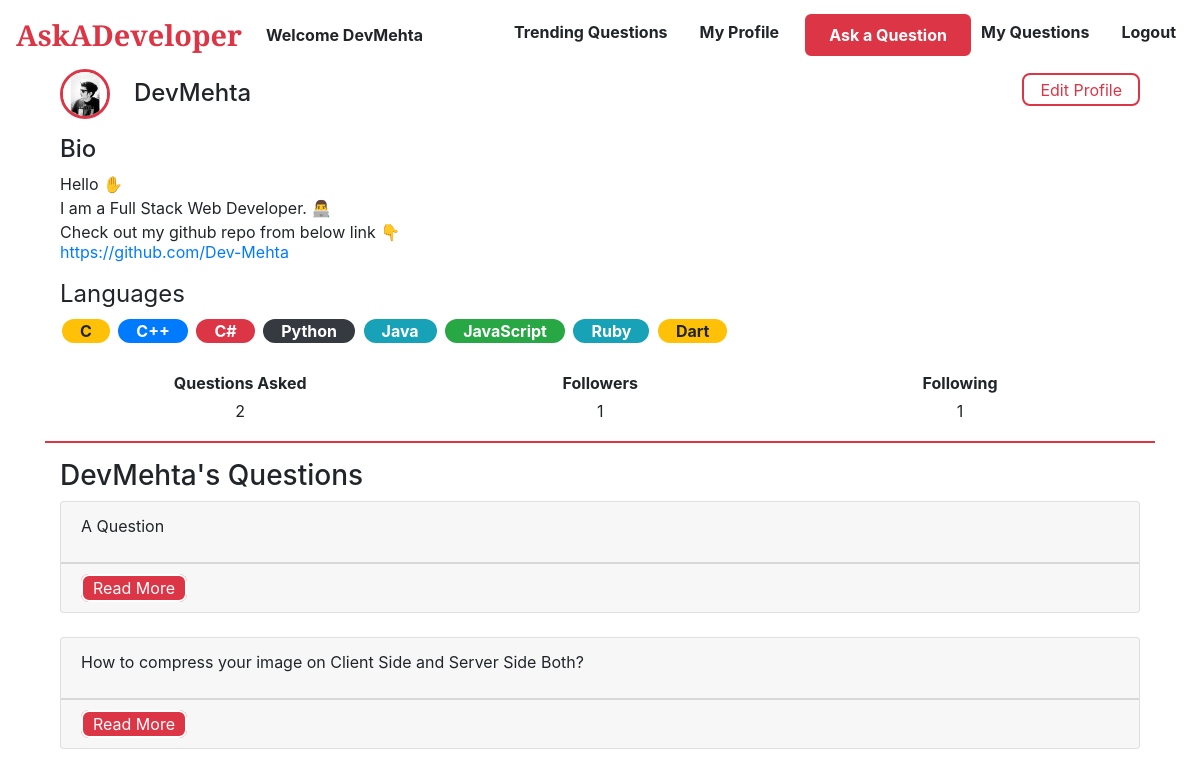
The page /DevMehta (signed in) on the database its author committed.
### accounts/models.py (models this page shows, shortened)
class UserProfile(models.Model):
	user = models.ForeignKey(User, on_delete=models.CASCADE)
	bio = models.TextField(max_length=200, help_text='A Short Bio about yourself')
	website = models.URLField(blank=True, null=True)
	profile_picture = models.ImageField(upload_to='static/images/profile_picture', max_length=255, blank=True, default='')
	experience = models.PositiveIntegerField(help_text='Exp. in years')
	languages = models.ManyToManyField(ProgrammingLanguage)
	follows = models.ManyToManyField('UserProfile',blank=True, related_name='following')
	followers = models.ManyToManyField('UserProfile', blank=True)

class ProgrammingLanguage(models.Model):
	language = models.CharField(max_length=256)
	bg_color = models.CharField(max_length=50,default='#000000');
	def __str__(self):
		return self.language

### questions/models.py (models this page shows, shortened)
class Question(models.Model):
	user = models.ForeignKey(User, on_delete=models.CASCADE)
	title = models.CharField(max_length=100)
	question = models.TextField()
	tags = models.ManyToManyField(Tags)
	url = models.CharField(max_length=32)
	asked_on = models.DateTimeField(default=timezone.now)
	answers = models.IntegerField(default=0)
	likes = models.IntegerField(default=0)

### accounts/views.py (the view)
# urls.py: path('<slug:uname>', views.UserProfileView.as_view(), name='profile'),
class UserProfileView(View):
	template_name = 'accounts/user_profile.html'
	def get(self,request, uname, *args, **kwargs):
		u = UserProfile.objects.filter(
			user=User.objects.get(username=uname)
		)
		q = Question.objects.filter(
			user=User.objects.get(username=uname)
			).order_by('-asked_on')
		if u.exists():
			user = UserProfile.objects.get(user=User.objects.get(username=uname))
			ruser = UserProfile.objects.get(user=User.objects.get(username=request.user))
			u = u[0]
			if user == ruser:
				sameUser = True
			else:
				sameUser = False
			if user in ruser.following.all():
				print("Following")
				canFollow = False
				following = "true"
				text = "Unfollow"
			else:
				print("Not following")
				canFollow = True
				following = "false"
				text = "Follow"
			if user in ruser.followers.all() and user not in ruser.following.all():
				canFollow = True
				following = "false"
				text = "Follow Back"
			context = {"canFollow":canFollow,
	 				"sameUser":sameUser,
					"following":following,
					"text":text,
					"profile":u,
					'questions':q
			}
			return render(request, self.template_name, context)
		else:
			return HttpResponse('User Does not Exist')

### templates/accounts/user_profile.html (shortened to what this page needs)
{% extends "base.html" %}
{% load static %}
{% block body %}
<div class="container">
		<h4 id="profile_picture"><img style="width: 50px;height: 50px;border-radius: 50%;border: 3px solid var(--red);" src="/media/{{profile.profile_picture}}" class="img-fluid"><span class="ml-4">{{ profile.user }}</span></h4>
		<span class="float-right" style="margin-top: -50px;">
			{% if sameUser %}
				<a href="{% url 'edit_profile' profile.user.id %}" class="follow-btn">Edit Profile</a>
				{% else %}
					{% if canFollow %}
					<button class="follow-btn">{{text}}</button>
					{% else %}
					<button class="following-btn">{{text}}</button>
				{% endif %}
			{% endif %}
		</span>
		<div class="bio" style="max-width: 400px;">
		<h6 style="font-size: 24px;margin-top: 1rem">Bio</h6>
		<span id="bio">
		{{ profile.bio|linebreaks }}
		{% if profile.website %}
		<a style="margin-top: -20px;position: absolute;" href="{{profile.website}}">{{ profile.website }}</a>
		{% endif %}
		</span>
		</div>
		<div class="skills">
			<p>Languages</p>
			{% for l in profile.languages.all %}
			<span class="badge badge-pill badge-{{l.bg_color}}">{{l}}</span>
			{% endfor %}
		</div>
		<br/>
		<table class="table text-center">
			<thead>
				<th style="width: 33vw;">Questions Asked</th>
				<th style="width: 33vw;"><span id="followers">Followers</span></th>
				<th style="width: 33vw;"><span id="following">Following</span></th>
			</thead>
			<tr class="col">
				<td>{{questions.count}}</td>
				<td id="followers_count">{{profile.followers.count}}</td>
				<td>{{profile.follows.count}}</td>
			</tr>
		</table>
</div>
<hr style="border: 1px solid var(--red);margin-top: 3px;">
<div class="container">
	<h3>{{profile.user}}'s Questions</h3>
		{% for q in questions %}
			<div class="card">
				<div class="card-header">
					<p class="card-title">{{ q.title }}</p>
				</div>
				<div class="card-footer">
					<a href="/{{ q.user }}/questions/{{ q.url }}/" class="btn-login" style="text-decoration: none;padding: 2px 10px;">Read More</a>
				</div>
			</div>
			<br/>
		{% empty %}
			<h4>No Questions Asked</h4>
		{% endfor %}
</div>
{% endblock %}

### templates/base.html (shortened to what this page needs)
<!DOCTYPE html>
<html>
<head>
	<link rel="stylesheet" href="https://stackpath.bootstrapcdn.com/bootstrap/4.5.2/css/bootstrap.min.css">
	<link href="https://cdn.jsdelivr.net/npm/select2@4.1.0-beta.1/dist/css/select2.min.css" rel="stylesheet" />
</head>
<body>
	{% if request.user.is_authenticated %}
	<nav class="navbar navbar-expand-lg">
	  <a class="navbar-brand" href="/">AskADeveloper</a>
	  <div class="collapse navbar-collapse" id="navbarNav">
	    <ul class="navbar-nav">
	      <li class="nav-item">
	          <span class="nav-link"><b>Welcome {{ request.user.username }}</b></span>
	        </li>
	  	</ul>
	    <nav class="ml-auto">
	      <ul class="navbar-nav">
	        <li class="nav-item mr-3">
	          <a href="{% url 'trending' %}" class="nav-link"><b>Trending Questions</b></a>
	        </li>
	        <li class="nav-item mr-3">
	          <a class="nav-link" href="/{{request.user}}"><b>My Profile</b></a>
	        </li>
	        <li class="nav-item">
	          <a class="nav-link btn-login" href="/questions/create" style=""><b>
	        &nbsp;&nbsp;&nbsp;&nbsp;Ask a Question&nbsp;&nbsp;&nbsp;&nbsp;</b></a>
	        </li>
	        <li class="nav-item">
	        	<a class="nav-link" href="#"><b>My Questions</b></a>
	        </li>
	        <li class="nav-item ml-3">
	    	   <a class="nav-link" href="/logout" id="logout"><b>Logout</b></a>
	        </li>
	      </ul>
	    </nav>
	  </div>
	</nav>
	{% endif %}
	<div class="container">
	{% block body %}
	{% endblock body %}
	</div>
</body>
</html>

### templates/base.html (style rules this page uses)
body { font-family: 'SF Pro Text', sans-serif; }
.navbar-brand, .navbar-brand:hover { color: var(--red); font-weight: bold; font-family: 'Playfair Display'; font-weight: 700; font-size: 1.8rem; }
.nav-link, .nav-link:hover { color: var(--grey); }
.btn-login { width: 170px; color: #fff; background: var(--red);padding: 9px 16px; border-radius: 8px; border: 2px solid #fff; text-align: center; transition: 0.3s; }

### templates/accounts/user_profile.html (style rules this page uses)
.follow-btn { background: white; border: 2px solid var(--red); color: var(--red); padding: 4.5px 16px; border-radius: 8px; transition: 0.3s; }
.table thead th, .table td { border: none; padding: 2px; vertical-align: top; }
.badge { padding: 4px 18px; font-size: 16px; margin: 2px; }
.skills { margin-top: 2rem; }
.skills p { margin-bottom: 5px; font-size: 24px; }

### rows shown on the page
UserProfile: profile_picture (picture), user "DevMehta", bio "Hello ✋ I am a Full Stack Web Developer. 👨‍💻 Check out my github repo from below link 👇", website "https://github.com/Dev-Mehta", followers.count "1", follows.count "1"
ProgrammingLanguage: language "C"
ProgrammingLanguage: language "C++"
ProgrammingLanguage: language "C#"
ProgrammingLanguage: language "Python"
ProgrammingLanguage: language "Java"
ProgrammingLanguage: language "JavaScript"
ProgrammingLanguage: language "Ruby"
ProgrammingLanguage: language "Dart"
Question: title "A Question"
Question: title "How to compress your image on Client Side and Server Side Both?"

### other values the page prints
{{ request.user.username }} "DevMehta"
{{ questions.count }} "2"
